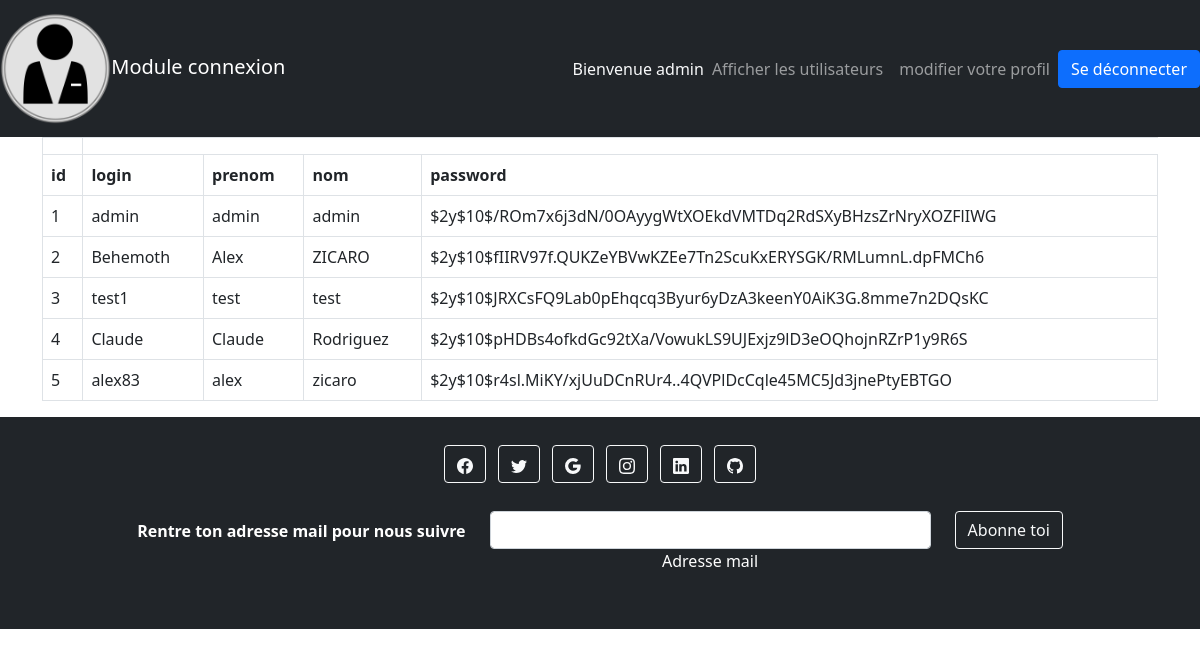
The page /admin.php (signed in) on the database its author committed.
### tables this page shows
CREATE TABLE `utilisateurs` (
  `id` int(11) NOT NULL,
  `login` varchar(255) NOT NULL,
  `prenom` varchar(255) NOT NULL,
  `nom` varchar(255) NOT NULL,
  `password` varchar(255) NOT NULL
);

### admin.php (the view, shortened to what this page needs)
<!DOCTYPE html>
<html lang="fr">
<head>
    <link href="https://cdn.jsdelivr.net/npm/bootstrap@5.1.3/dist/css/bootstrap.min.css" rel="stylesheet">
    <link rel="stylesheet" href="css/style.css" />
</head>
<body>
    <main>
        <?php
        try {
            $bdd = new PDO('mysql:host=localhost;dbname=moduleconnexion;charset=utf8', 'root', '', array(PDO::ATTR_ERRMODE => PDO::ERRMODE_EXCEPTION));
        } catch (Exception $e) {
            die('Erreur : ' . $e->getMessage());
        }
include("include/headerAdmin.php");
        $req = $bdd->query('SELECT * FROM utilisateurs ');
        $donnees = $req->fetch(PDO::FETCH_ASSOC);
        ?>
        <div class='container  table-responsive-lg'>
            <table class="table table-bordered table-hover ">
                <th class="thead-light">
                    <tr>
                        <?php
                        foreach ($donnees as $key => $value) {
                            echo '<th>' . $key . '</th> ';
                        }
                        ?>
                    </tr>
                </th>
                <tb>
                    <tr>
                        <?php
                        echo '<tr>';
                        foreach ($donnees as $key => $value) {
                            echo '<td>' . $value . '</td>';
                        }
                        while (($donnees = $req->fetch(PDO::FETCH_ASSOC))  != NULL) {
                            echo '<tr>';
                            foreach ($donnees as $key => $value) {
                                echo '<td>' . $value . '</td>';
                            }
                        }
                        ?>
                    </tr>
                </tb>
            </table>
        </div>
        <?php include("include/footer.php"); ?>
    </main>
</body>
</html>

### CSS/style.css (style rules this page uses)
* { margin: 0; padding:0; }

### rows shown on the page
utilisateurs: id "1", login "admin", prenom "admin", nom "admin", password "$2y$10$/ROm7x6j3dN/0OAyygWtXOEkdVMTDq2RdSXyBHzsZrNryXOZFlIWG"
utilisateurs: id "2", login "Behemoth", prenom "Alex", nom "ZICARO", password "$2y$10$fIIRV97f.QUKZeYBVwKZEe7Tn2ScuKxERYSGK/RMLumnL.dpFMCh6"
utilisateurs: id "3", login "test1", prenom "test", nom "test", password "$2y$10$JRXCsFQ9Lab0pEhqcq3Byur6yDzA3keenY0AiK3G.8mme7n2DQsKC"
utilisateurs: id "4", login "Claude", prenom "Claude", nom "Rodriguez", password "$2y$10$pHDBs4ofkdGc92tXa/VowukLS9UJExjz9lD3eOQhojnRZrP1y9R6S"
utilisateurs: id "5", login "alex83", prenom "alex", nom "zicaro", password "$2y$10$r4sl.MiKY/xjUuDCnRUr4..4QVPlDcCqle45MC5Jd3jnePtyEBTGO"

### other values the page prints
$_SESSION['prenom'] "admin"
$key "id"
$key "login"
$key "prenom"
$key "nom"
$key "password"
